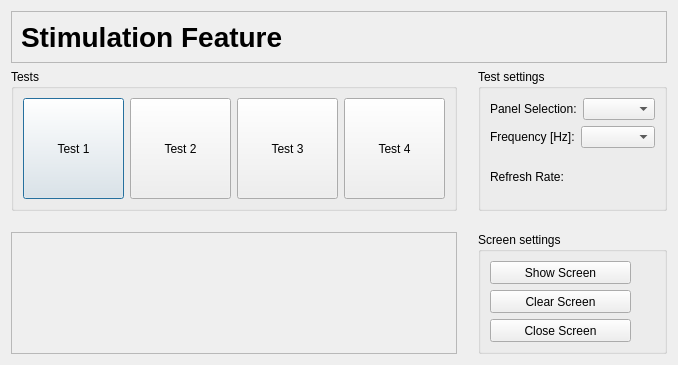
<?xml version="1.0" encoding="UTF-8"?>
<ui version="4.0">
 <class>ssvepBCISetupStimulusWidget</class>
 <widget class="QDialog" name="ssvepBCISetupStimulusWidget">
  <property name="geometry">
   <rect>
    <x>0</x>
    <y>0</y>
    <width>678</width>
    <height>365</height>
   </rect>
  </property>
  <property name="windowTitle">
   <string>Dialog</string>
  </property>
  <layout class="QGridLayout" name="gridLayout_2">
   <item row="1" column="1">
    <spacer name="horizontalSpacer_2">
     <property name="orientation">
      <enum>Qt::Horizontal</enum>
     </property>
     <property name="sizeHint" stdset="0">
      <size>
       <width>40</width>
       <height>20</height>
      </size>
     </property>
    </spacer>
   </item>
   <item row="1" column="0">
    <widget class="QGroupBox" name="groupBox_3">
     <property name="title">
      <string>Tests</string>
     </property>
     <layout class="QHBoxLayout" name="horizontalLayout_3">
      <item>
       <widget class="QPushButton" name="pushButton_5">
        <property name="sizePolicy">
         <sizepolicy hsizetype="Fixed" vsizetype="Fixed">
          <horstretch>0</horstretch>
          <verstretch>0</verstretch>
         </sizepolicy>
        </property>
        <property name="minimumSize">
         <size>
          <width>101</width>
          <height>101</height>
         </size>
        </property>
        <property name="text">
         <string>Test 1</string>
        </property>
       </widget>
      </item>
      <item>
       <widget class="QPushButton" name="pushButton_6">
        <property name="sizePolicy">
         <sizepolicy hsizetype="Fixed" vsizetype="Fixed">
          <horstretch>0</horstretch>
          <verstretch>0</verstretch>
         </sizepolicy>
        </property>
        <property name="minimumSize">
         <size>
          <width>101</width>
          <height>101</height>
         </size>
        </property>
        <property name="text">
         <string>Test 2</string>
        </property>
       </widget>
      </item>
      <item>
       <widget class="QPushButton" name="pushButton_4">
        <property name="sizePolicy">
         <sizepolicy hsizetype="Fixed" vsizetype="Fixed">
          <horstretch>0</horstretch>
          <verstretch>0</verstretch>
         </sizepolicy>
        </property>
        <property name="minimumSize">
         <size>
          <width>101</width>
          <height>101</height>
         </size>
        </property>
        <property name="text">
         <string>Test 3</string>
        </property>
       </widget>
      </item>
      <item>
       <widget class="QPushButton" name="pushButton_7">
        <property name="sizePolicy">
         <sizepolicy hsizetype="Fixed" vsizetype="Fixed">
          <horstretch>0</horstretch>
          <verstretch>0</verstretch>
         </sizepolicy>
        </property>
        <property name="minimumSize">
         <size>
          <width>101</width>
          <height>101</height>
         </size>
        </property>
        <property name="text">
         <string>Test 4</string>
        </property>
       </widget>
      </item>
     </layout>
    </widget>
   </item>
   <item row="0" column="0" colspan="3">
    <widget class="QFrame" name="frame_2">
     <property name="maximumSize">
      <size>
       <width>16777215</width>
       <height>81</height>
      </size>
     </property>
     <property name="frameShape">
      <enum>QFrame::StyledPanel</enum>
     </property>
     <property name="frameShadow">
      <enum>QFrame::Raised</enum>
     </property>
     <layout class="QHBoxLayout" name="horizontalLayout_4">
      <item>
       <widget class="QLabel" name="label_3">
        <property name="maximumSize">
         <size>
          <width>16777215</width>
          <height>61</height>
         </size>
        </property>
        <property name="font">
         <font>
          <pointsize>21</pointsize>
          <weight>75</weight>
          <bold>true</bold>
         </font>
        </property>
        <property name="text">
         <string>Stimulation Feature</string>
        </property>
       </widget>
      </item>
      <item>
       <spacer name="horizontalSpacer">
        <property name="orientation">
         <enum>Qt::Horizontal</enum>
        </property>
        <property name="sizeHint" stdset="0">
         <size>
          <width>40</width>
          <height>20</height>
         </size>
        </property>
       </spacer>
      </item>
      <item>
       <widget class="QLabel" name="label_4">
        <property name="text">
         <string/>
        </property>
        <property name="pixmap">
         <pixmap resource="../ssvepbci.qrc">:/logos/logos.png</pixmap>
        </property>
       </widget>
      </item>
     </layout>
    </widget>
   </item>
   <item row="3" column="0">
    <widget class="QFrame" name="frame">
     <property name="frameShape">
      <enum>QFrame::StyledPanel</enum>
     </property>
     <property name="frameShadow">
      <enum>QFrame::Raised</enum>
     </property>
     <layout class="QHBoxLayout" name="horizontalLayout_5"/>
    </widget>
   </item>
   <item row="3" column="2">
    <widget class="QGroupBox" name="groupBox_2">
     <property name="title">
      <string>Screen settings</string>
     </property>
     <layout class="QVBoxLayout" name="verticalLayout">
      <item>
       <widget class="QPushButton" name="pushButton">
        <property name="sizePolicy">
         <sizepolicy hsizetype="Fixed" vsizetype="Fixed">
          <horstretch>0</horstretch>
          <verstretch>0</verstretch>
         </sizepolicy>
        </property>
        <property name="minimumSize">
         <size>
          <width>141</width>
          <height>23</height>
         </size>
        </property>
        <property name="text">
         <string>Show Screen</string>
        </property>
        <property name="checkable">
         <bool>false</bool>
        </property>
       </widget>
      </item>
      <item>
       <widget class="QPushButton" name="pushButton_2">
        <property name="sizePolicy">
         <sizepolicy hsizetype="Fixed" vsizetype="Fixed">
          <horstretch>0</horstretch>
          <verstretch>0</verstretch>
         </sizepolicy>
        </property>
        <property name="minimumSize">
         <size>
          <width>141</width>
          <height>23</height>
         </size>
        </property>
        <property name="text">
         <string>Clear Screen</string>
        </property>
       </widget>
      </item>
      <item>
       <widget class="QPushButton" name="pushButton_3">
        <property name="sizePolicy">
         <sizepolicy hsizetype="Fixed" vsizetype="Fixed">
          <horstretch>0</horstretch>
          <verstretch>0</verstretch>
         </sizepolicy>
        </property>
        <property name="minimumSize">
         <size>
          <width>141</width>
          <height>23</height>
         </size>
        </property>
        <property name="text">
         <string>Close Screen</string>
        </property>
       </widget>
      </item>
     </layout>
    </widget>
   </item>
   <item row="1" column="2">
    <widget class="QGroupBox" name="groupBox">
     <property name="title">
      <string>Test settings</string>
     </property>
     <layout class="QGridLayout" name="gridLayout">
      <item row="0" column="0">
       <layout class="QHBoxLayout" name="horizontalLayout">
        <item>
         <widget class="QLabel" name="label">
          <property name="text">
           <string>Panel Selection:</string>
          </property>
         </widget>
        </item>
        <item>
         <widget class="QComboBox" name="comboBox"/>
        </item>
       </layout>
      </item>
      <item row="1" column="0">
       <layout class="QHBoxLayout" name="horizontalLayout_2">
        <item>
         <widget class="QLabel" name="label_2">
          <property name="text">
           <string>Frequency [Hz]:</string>
          </property>
         </widget>
        </item>
        <item>
         <widget class="QComboBox" name="comboBox_2"/>
        </item>
       </layout>
      </item>
      <item row="2" column="0">
       <layout class="QHBoxLayout" name="horizontalLayout_6">
        <item>
         <widget class="QLabel" name="label_5">
          <property name="text">
           <string>Refresh Rate:</string>
          </property>
         </widget>
        </item>
        <item>
         <widget class="QLabel" name="label_6">
          <property name="text">
           <string/>
          </property>
         </widget>
        </item>
       </layout>
      </item>
     </layout>
    </widget>
   </item>
   <item row="2" column="2">
    <spacer name="verticalSpacer">
     <property name="orientation">
      <enum>Qt::Vertical</enum>
     </property>
     <property name="sizeHint" stdset="0">
      <size>
       <width>20</width>
       <height>40</height>
      </size>
     </property>
    </spacer>
   </item>
  </layout>
 </widget>
 <resources>
  <include location="../ssvepbci.qrc"/>
 </resources>
 <connections/>
</ui>
